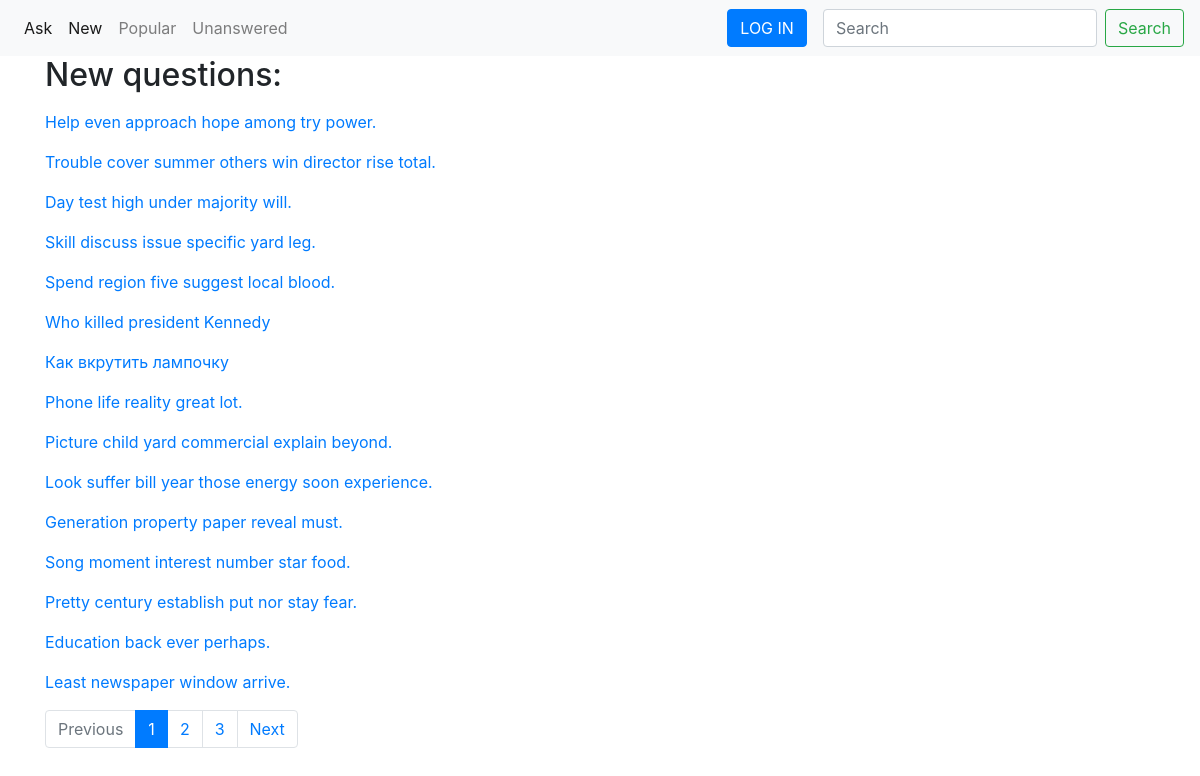
The page /new/ on the database its author committed.
### qa/models.py (models this page shows, shortened)
class Question(models.Model):
    id = models.BigAutoField(primary_key=True)
    title = models.CharField(max_length=255)
    text = models.TextField()
    added_at = models.DateTimeField(auto_now_add=True)
    rating = models.IntegerField(default=0)
    author = models.ForeignKey(User, on_delete=models.CASCADE,
                               related_name='question_author', null=True)
    likes = models.ManyToManyField(User, related_name='liked_by_user')
    objects = QuestionManager()
    def get_absolute_url(self):
        return reverse('qa:single_question_url',
                       kwargs={'question_id': self.pk})

### qa/views.py (the view)
# urls.py: path('new/', NewQuestionsView.as_view(),
class NewQuestionsView(QuestionListView):
    queryset = Question.objects.new()
    template_name = 'new_questions.html'

### qa/templatetags/qatemplatetags.py (called while the page is built)
@register.simple_tag(takes_context=True)
def query_transform(context, **kwargs):
    query = context['request'].GET.copy()
    for k, v in kwargs.items():
        query[k] = v
    return query.urlencode()

### qa/utils.py (called while the page is built)
    def setup(self, request, *args, **kwargs):
        try:
            page_size = int(request.GET.get('limit', 15))
        except ValueError:
            page_size = 15
        if page_size > 100:
            page_size = 15
        self.paginate_by = page_size
        self.search_string = request.GET.get('search')
        return super().setup(request, *args, **kwargs)

    def get_context_data(self, *, object_list=None, **kwargs):
        context = super().get_context_data(**kwargs)
        context['disable_search_redirect'] = True
        return context

    def get_queryset(self):
        if not self.search_string:
            return super().get_queryset()
        queryset = self.queryset.filter(
            Q(title__icontains=self.search_string) |
            Q(text__icontains=self.search_string))
        return queryset

### qa/templates/new_questions.html (shortened to what this page needs)
{% extends 'base.html' %}
{% block content %}
    <h2>New questions:</h2>
    {% include 'include_questions_display.html' %}
{% endblock %}

### qa/templates/include_questions_display.html
{% load qatemplatetags %}
{% for q in page_obj %}
    <div class="question_container mt-3 mb-3">
        <a href="{{ q.get_absolute_url }}">{{ q.title }} </a>
    </div>
{% endfor %}
    {% if is_paginated %}
    <nav aria-label="Page navigation example">
        <ul class="pagination">
            <li class="page-item {% if not page_obj.has_previous %}disabled{% endif %}">
                <a class="page-link" {% if page_obj.has_previous %} href="?{% query_transform page=page_obj.previous_page_number %}" {% endif %}> Previous </a>
            </li>
            {% for n in paginator.page_range %}
                {% if page_obj.number == n %}
                    <li class="page-item active" aria-current="page">
                        <a class="page-link" href="?page={{ n }}">{{ n }}
                            <span class="sr-only">(current)</span></a>
                    </li>
                {% elif n > page_obj.number|add:-3 and n < page_obj.number|add:3 %}
                    <li class="page-item">
                        <a class="page-link" href="?{% query_transform page=n %} ">{{ n }}</a>
                    </li>
                {% endif %}
            {% endfor %}
            <li class="page-item  {% if not page_obj.has_next %}disabled{% endif %}">
                <a class="page-link" {% if page_obj.has_next %}href="?{% query_transform page=page_obj.next_page_number %}{% endif %}">Next</a>
            </li>
        </ul>
    </nav>
    {% endif %}

### rows shown on the page
Question: title "Help even approach hope among try power."
Question: title "Trouble cover summer others win director rise total."
Question: title "Day test high under majority will."
Question: title "Skill discuss issue specific yard leg."
Question: title "Spend region five suggest local blood."
Question: title "Who killed president Kennedy"
Question: title "Как вкрутить лампочку"
Question: title "Phone life reality great lot."
Question: title "Picture child yard commercial explain beyond."
Question: title "Look suffer bill year those energy soon experience."
Question: title "Generation property paper reveal must."
Question: title "Song moment interest number star food."
Question: title "Pretty century establish put nor stay fear."
Question: title "Education back ever perhaps."
Question: title "Least newspaper window arrive."

### other values the page prints
{{ n }} "1"
{{ n }} "2" "3"
